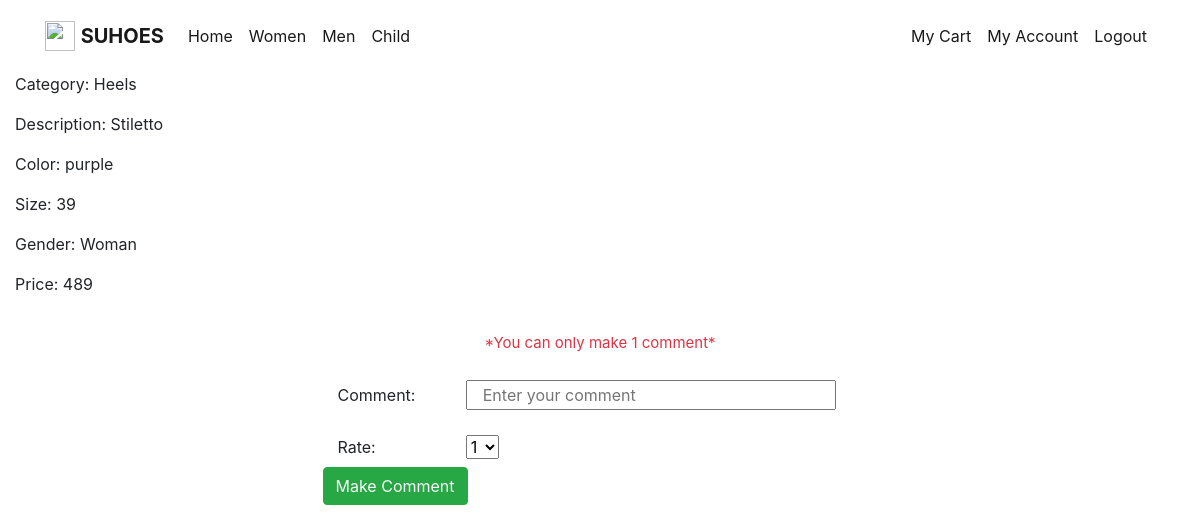
/comment.php?product_id=1, run on the app's committed database.
### tables this page shows
CREATE TABLE `products` (
  `product_id` int(11) NOT NULL,
  `category` char(30) NOT NULL,
  `price` int(11) NOT NULL,
  `description` char(50) NOT NULL,
  `stock` int(11) NOT NULL,
  `color` char(20) NOT NULL,
  `size` int(11) NOT NULL,
  `gender` char(10) NOT NULL
);

### comment.php (the view, shortened to what this page needs)
<?php
	 include "config.php";
	?>
<!doctype html>
<html lang="en">
	<head>
		<link rel="stylesheet" href="https://stackpath.bootstrapcdn.com/bootstrap/4.3.1/css/bootstrap.min.css">
	</head>
	<body>
		<nav class="navbar navbar-expand-lg navbar-light dg-light">
			<div class="container">
				<a href="table.php" class="navbar-brand">
					<img src="balloon.png" width="30" height="30" alt="" class="d-inline-block align-top">
					<b> SUHOES</b>
				</a>
				<div class="collapse navbar-collapse" id="navbarNav">
					<ul class="navbar-nav mr-auto" >
						<li class="nav-item active"><a class="nav-link" href="table.php">Home</a></li>
						<li class="nav-item active"><a class="nav-link" href="women.php">Women</a></li>
						<li class="nav-item active"><a class="nav-link" href="men.php">Men</a></li>
						<li class="nav-item active"><a class="nav-link" href="child.php">Child</a></li>
					</ul>
					<span class="navbar-text">
						<ul  class="navbar-nav mr-auto">
							<li class="nav-item active"><a class="nav-link" href="my_cart.php">My Cart</a></li>
							<li class="nav-item active"><a class="nav-link" href="my_account.php">My Account</a></li>
							<li class="nav-item active"><a class="nav-link" href="logout.php">Logout</a></li>
						</ul>
					</span>
				</div>
			</div>
		</nav>
		<div class="col-lg-12 col-md-6 container" >
				<?php
				$product_id = $_GET["product_id"];
				$sql = "SELECT * FROM products p WHERE p.product_id=$product_id;";
				$result = mysqli_query($db, $sql);
				$row = mysqli_fetch_assoc($result);
				$my_categ = $row["category"];
				$my_desc = $row["description"];
				$my_color = $row["color"];
				$my_size = $row["size"];
				$my_gender = $row["gender"];
				$my_price= $row["price"];
				echo '<p>Category: '.$my_categ.'  </p>';
				echo '<p>Description: '.$my_desc.'  </p>';
				echo '<p>Color: '.$my_color.'  </p>';
				echo '<p>Size: '.$my_size.'  </p>';
				echo '<p>Gender:  '.$my_gender.'  </p>';
				echo '<p>Price:  '.$my_price.'  </p>';
				?>
				<div style="text-align:center">
				<label class="col-md-3 text-danger" for="comment" style="margin-top:20px; font-size:15px; font-color:red" >*You can only make 1 comment*</label><br>
				</div>
				<div class="container col-md-6" >
				<form method="post" action="make_comment.php">
					 <label class="col-md-3" for="comment" style="margin-top:20px;">Comment:</label>
					 <input class="col-md-8" id="comment" type="text" name="comment" placeholder="Enter your comment"> <br>
					 <label class="col-md-3" for="rate" style="margin-top:20px;">Rate:</label>
					 <select name="rate" id="rate">
					  <option value="1">1</option>
					</select>
					<div>
					<input type="submit" id="add" value="Make Comment" class="text-light btn btn-success" name="add" type="btn-primary">
				</div>
				</form>
				</div>
		</div>
	</body>
</html>

### data on the page
products: category "Heels", description "Stiletto", color "purple", size "39", gender "Woman", price "489"
